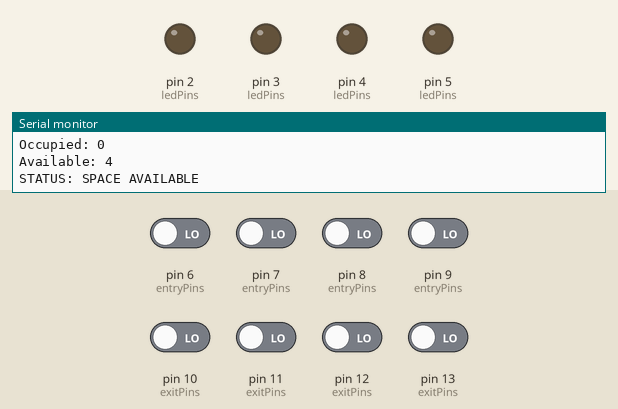
The sketch below on a simulated Arduino Uno, built with avr-gcc and run on an emulated ATmega328P. Parts: output pins drawn as LEDs (lit = HIGH), the last lines printed to the serial monitor. The test bench sets the inputs (shaded band); at power-on: pin 6 (entryPins), pin 7 (entryPins), pin 8 (entryPins), pin 9 (entryPins), pin 10 (exitPins), pin 11 (exitPins), pin 12 (exitPins), pin 13 (exitPins) LOW.

Above: at 1.2 s.
1.3 s: pin 6 (entryPins) driven HIGH
At 1.6 s:
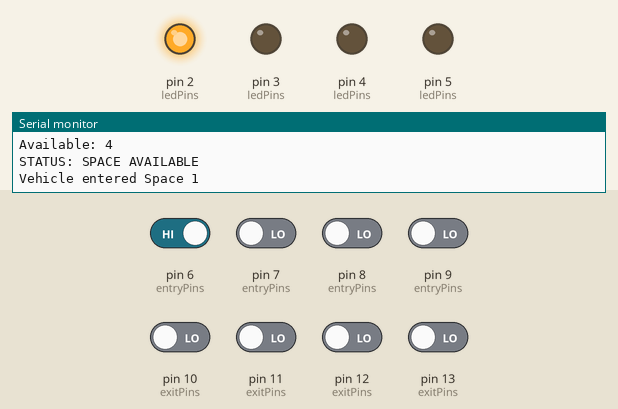
2.8 s: pin 7 (entryPins) driven HIGH
At 4.0 s:
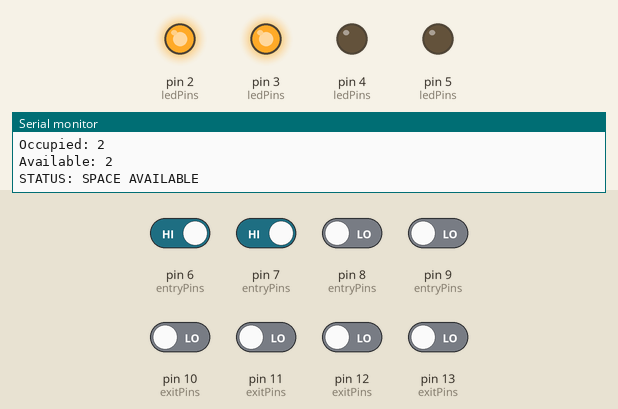
4.3 s: pin 10 (exitPins) driven HIGH
At 5.2 s:
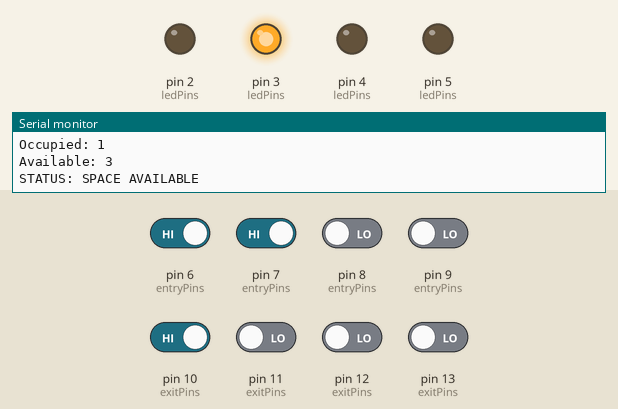
5.8 s: pin 8 (entryPins) driven HIGH
At 6.3 s:
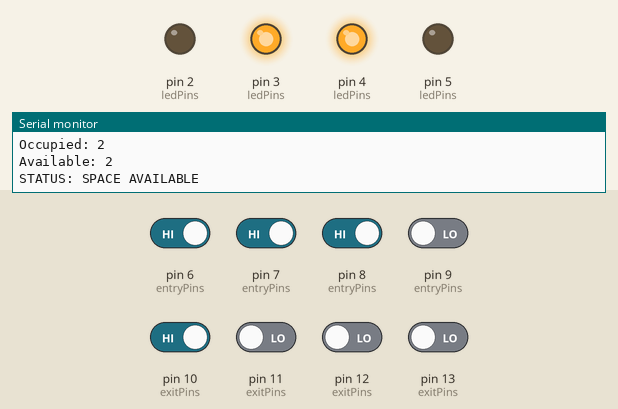
7.3 s: pin 9 (entryPins) driven HIGH
At 8.5 s:
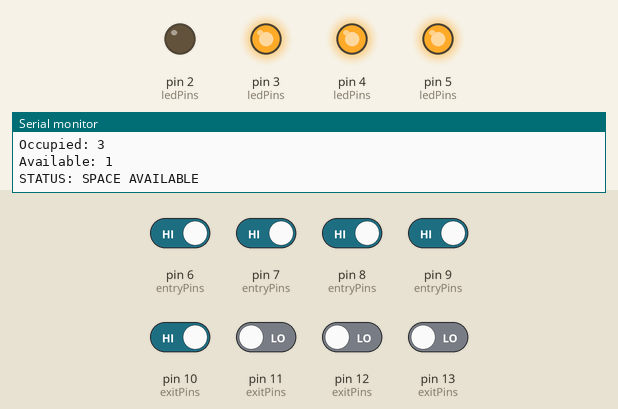
8.8 s: pin 11 (exitPins) driven HIGH
At 9.7 s:
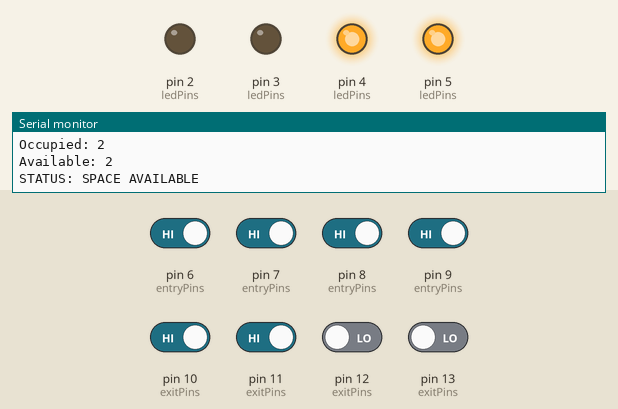
Timing chart, 0 to 11.3 s (numbered marks = the images above; inputs shaded):
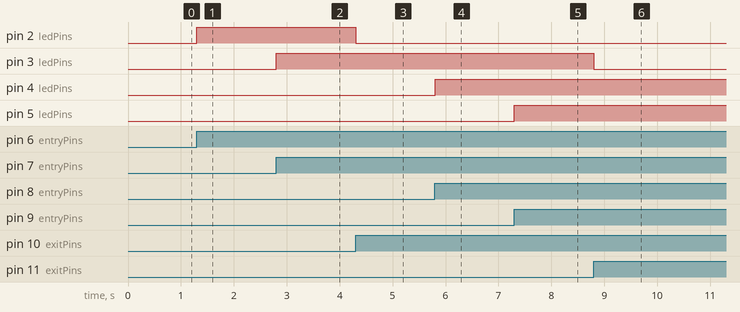

Measured:
- after the input at 1.3 s, pin 2 (ledPins): LOW → HIGH at once
- after the input at 2.8 s, pin 3 (ledPins): LOW → HIGH at once
- after the input at 4.3 s, pin 2 (ledPins): HIGH → LOW at once
- after the input at 5.8 s, pin 4 (ledPins): LOW → HIGH at once
- after the input at 7.3 s, pin 5 (ledPins): LOW → HIGH at once
- after the input at 8.8 s, pin 3 (ledPins): HIGH → LOW at once

The sketch:

smart_parking_lot_monitoring_system_trial_41.ino
```cpp
struct ParkingSpace
{
  int id;
  bool occupied;
  byte ledPin;
  byte entryButton;
  byte exitButton;
  bool lastEntryState;
  bool lastExitState;
};
ParkingSpace *spaces;
const int TOTAL_SPACES = 4;
int occupiedCount = 0;
unsigned long previousMillis = 0;
const long interval = 100;
void initializeParking();
void updateParking();
void printStatus();
void handleEntry(ParkingSpace *space);
void handleExit(ParkingSpace *space);
void setup()
{
  Serial.begin(9600);
  spaces = new ParkingSpace[TOTAL_SPACES];
  initializeParking();
  Serial.println("SMART PARKING SYSTEM");
  Serial.println("---");
}
void loop()
{
  unsigned long currentMillis = millis();
  if (currentMillis - previousMillis >= interval)
  {
    previousMillis = currentMillis;
    updateParking();
    printStatus();
  }
}
void initializeParking()
{
  byte ledPins[] = {2,3,4,5};
  byte entryPins[] = {6,7,8,9};
  byte exitPins[] = {10,11,12,13};
  for(int i=0;i<TOTAL_SPACES;i++)
  {
    spaces[i].id=i+1;
    spaces[i].occupied=false;
    spaces[i].ledPin=ledPins[i];
    spaces[i].entryButton=entryPins[i];
    spaces[i].exitButton=exitPins[i];
    spaces[i].lastEntryState=LOW;
    spaces[i].lastExitState=LOW;
    pinMode(spaces[i].ledPin,OUTPUT);
    pinMode(spaces[i].entryButton,INPUT);
    pinMode(spaces[i].exitButton,INPUT);
    digitalWrite(spaces[i].ledPin,LOW);
  }
}
void updateParking()
{
  for(int i=0;i<TOTAL_SPACES;i++)
  {
    ParkingSpace *space=&spaces[i];
    handleEntry(space);
    handleExit(space);
    digitalWrite(space->ledPin,space->occupied);
  }
}
void handleEntry(ParkingSpace *space)
{
  bool currentState=digitalRead(space->entryButton);
  if(currentState==HIGH && space->lastEntryState==LOW)
  {
    if(!space->occupied)
    {
      if(occupiedCount<TOTAL_SPACES)
      {
        space->occupied=true;
        occupiedCount++;
        Serial.print("Vehicle entered Space ");
        Serial.println(space->id);
      }
      else
      {
        Serial.println("ERROR: Parking Full");
      }
    }
    else
    {
      Serial.print("ERROR: Space ");
      Serial.print(space->id);
      Serial.println(" already occupied.");
    }
  }
  space->lastEntryState=currentState;
}
void handleExit(ParkingSpace *space)
{
  bool currentState=digitalRead(space->exitButton);
  if(currentState==HIGH && space->lastExitState==LOW)
  {
    if(space->occupied)
    {
      if(occupiedCount>0)
      {
        space->occupied=false;
        occupiedCount--;
        Serial.print("Vehicle exited Space ");
        Serial.println(space->id);
      }
    }
    else
    {
      Serial.print("ERROR: Space ");
      Serial.print(space->id);
      Serial.println(" already empty.");
    }
  }
  space->lastExitState=currentState;
}
void printStatus()
{
  static unsigned long lastPrint=0;
  if(millis()-lastPrint<1000)
    return;
  lastPrint=millis();
  Serial.println("-------------------------");
  for(int i=0;i<TOTAL_SPACES;i++)
  {
    Serial.print("Space ");
    Serial.print(spaces[i].id);
    Serial.print(": ");
    if(spaces[i].occupied)
      Serial.println("Occupied");
    else
      Serial.println("Available");
  }
  Serial.print("Occupied: ");
  Serial.println(occupiedCount);
  Serial.print("Available: ");
  Serial.println(TOTAL_SPACES-occupiedCount);
  if(occupiedCount==TOTAL_SPACES)
    Serial.println("STATUS: FULL");
  else
    Serial.println("STATUS: SPACE AVAILABLE");
}
```
